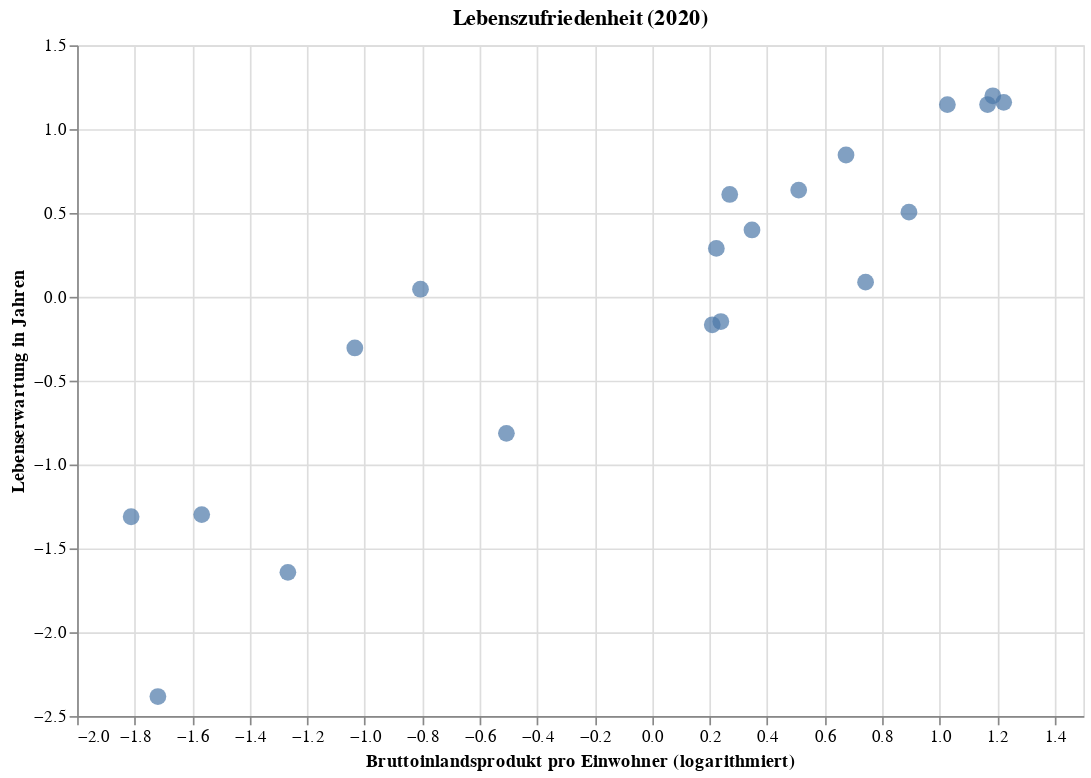

Source (notebook cell):
### Markdown cell above
Wie in der Abbildung nachvollzogen werden kann, ändert sich nicht die Position der Länder, sondern lediglich die Einheiten auf der X- und Y-Achse:

### Code cell
chart = alt.Chart(df_cl_z).mark_circle(size=100).encode(
    x=alt.X('logged_gdp_per_capita', title='Bruttoinlandsprodukt pro Einwohner (logarithmiert)', scale=alt.Scale(zero=False)),
    y=alt.Y('healthy_life_expectancy', title='Lebenserwartung in Jahren', scale=alt.Scale(zero=False)),
    tooltip=['logged_gdp_per_capita', 'healthy_life_expectancy' ]
).properties(
    title='Lebenszufriedenheit (2020)',
    width=600,
    height=400
)


chart

### Figure 1 — Vega-Lite specification as saved in the notebook (floating-point values rounded to 4 significant figures)
{"config": {"view": {"continuousWidth": 400, "continuousHeight": 300}}, "data": {"name": "data-787738e6a20e5279d5b45e628d3765f2"}, "mark": {"type": "circle", "size": 100}, "encoding": {"tooltip": [{"field": "logged_gdp_per_capita", "type": "quantitative"}, {"field": "healthy_life_expectancy", "type": "quantitative"}], "x": {"field": "logged_gdp_per_capita", "scale": {"zero": false}, "title": "Bruttoinlandsprodukt pro Einwohner (logarithmiert)", "type": "quantitative"}, "y": {"field": "healthy_life_expectancy", "scale": {"zero": false}, "title": "Lebenserwartung in Jahren", "type": "quantitative"}}, "height": 400, "title": "Lebenszufriedenheit (2020)", "width": 600, "$schema": "https://vega.github.io/schema/vega-lite/v4.17.0.json", "datasets": {"data-787738e6a20e5279d5b45e628d3765f2": [{"country_name": "Paraguay", "logged_gdp_per_capita": 0.2234, "healthy_life_expectancy": 0.2887, "cluster": 0}, {"country_name": "Rwanda", "logged_gdp_per_capita": -1.034, "healthy_life_expectancy": -0.3049, "cluster": 2}, {"country_name": "Russia", "logged_gdp_per_capita": 0.7425, "healthy_life_expectancy": 0.08748, "cluster": 0}, {"country_name": "Mongolia", "logged_gdp_per_capita": 0.239, "healthy_life_expectancy": -0.1473, "cluster": 0}, {"country_name": "Mexico", "logged_gdp_per_capita": 0.5099, "healthy_life_expectancy": 0.6364, "cluster": 0}, {"country_name": "Indonesia", "logged_gdp_per_capita": 0.2092, "healthy_life_expectancy": -0.1667, "cluster": 0}, {"country_name": "Chile", "logged_gdp_per_capita": 0.6745, "healthy_life_expectancy": 0.8457, "cluster": 0}, {"country_name": "Nepal", "logged_gdp_per_capita": -0.8056, "healthy_life_expectancy": 0.04548, "cluster": 2}, {"country_name": "Lithuania", "logged_gdp_per_capita": 0.8934, "healthy_life_expectancy": 0.505, "cluster": 0}, {"country_name": "Central African Republic", "logged_gdp_per_capita": -1.719, "healthy_life_expectancy": -2.383, "cluster": 1}, {"country_name": "Sierra Leone", "logged_gdp_per_capita": -1.267, "healthy_life_expectancy": -1.643, "cluster": 1}, {"country_name": "Germany", "logged_gdp_per_capita": 1.167, "healthy_life_expectancy": 1.147, "cluster": 3}, {"country_name": "Brazil", "logged_gdp_per_capita": 0.3474, "healthy_life_expectancy": 0.3986, "cluster": 0}, {"country_name": "Ghana", "logged_gdp_per_capita": -0.5068, "healthy_life_expectancy": -0.8141, "cluster": 2}, {"country_name": "Malta", "logged_gdp_per_capita": 1.027, "healthy_life_expectancy": 1.146, "cluster": 3}, {"country_name": "Niger", "logged_gdp_per_capita": -1.567, "healthy_life_expectancy": -1.298, "cluster": 1}, {"country_name": "Burundi", "logged_gdp_per_capita": -1.812, "healthy_life_expectancy": -1.311, "cluster": 1}, {"country_name": "Peru", "logged_gdp_per_capita": 0.27, "healthy_life_expectancy": 0.6104, "cluster": 0}, {"country_name": "Netherlands", "logged_gdp_per_capita": 1.223, "healthy_life_expectancy": 1.16, "cluster": 3}, {"country_name": "Sweden", "logged_gdp_per_capita": 1.185, "healthy_life_expectancy": 1.199, "cluster": 3}]}}
